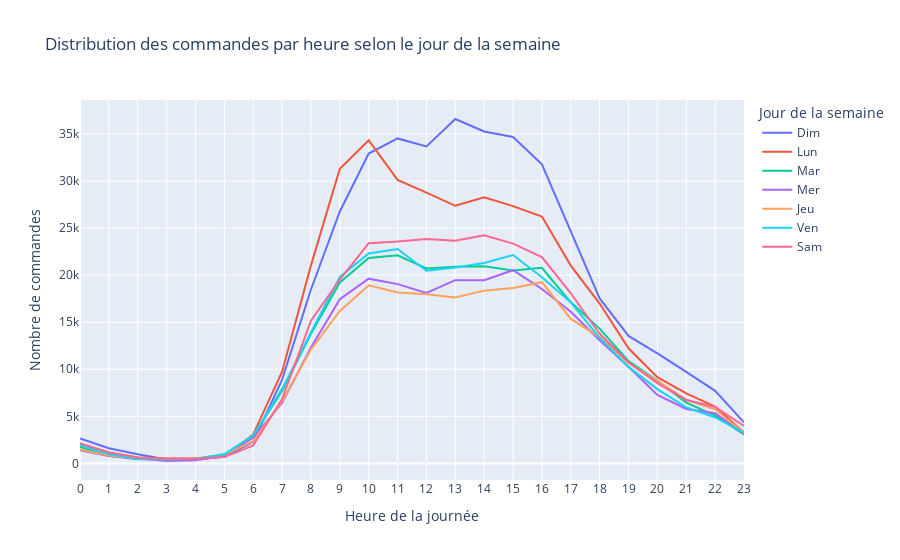

The cell this chart's notebook holds for it:
### Markdown cell above
Ce graphique aide à comprendre quand les clients commandent le plus ce qui est utile pour optimiser les stocks, la préparation des commandes et l'organisation du service client.

Ce graphique montre comment le nombre de commandes varie selon lheure de la journée et le jour de la semaine. On peut y observer :

* Les heures où les clients passent le plus de commandes : on remarque des pics aux heures où les gens sont actifs (matin, midi, fin d'après-midi).
* La variation selon les jours : certains jours peuvent avoir plus de commandes que d'autres et c'est souvent les jours de semaine vs le week-end.
* Les différences dans les habitudes de commande selon les jours : par ex le lundi peut avoir une courbe différente du samedi.

### Code cell
#calculer le nombre de commandes par jour et heure
commandes_par_jour_heure = (
    df.groupby(['order_dow', 'order_hour_of_day'])
      .size()
      .reset_index(name='nombre_commandes')
)
jours = {0: 'Dim', 1: 'Lun', 2: 'Mar', 3: 'Mer', 4: 'Jeu', 5: 'Ven', 6: 'Sam'}
commandes_par_jour_heure['jour'] = commandes_par_jour_heure['order_dow'].map(jours)

#Création du graphique interactif
fig = px.line(
    commandes_par_jour_heure,
    x='order_hour_of_day',
    y='nombre_commandes',
    color='jour',
    labels={
        'order_hour_of_day': "Heure de la journée",
        'nombre_commandes': "Nombre de commandes",
        'jour': "Jour de la semaine"
    },
    title="Distribution des commandes par heure selon le jour de la semaine"
)

fig.update_layout(
    xaxis=dict(tickmode='linear', tick0=0, dtick=1),
    legend_title_text='Jour de la semaine'
)

fig.show()

### Figure 1 — Plotly figure (JSON) as saved in the notebook; plotly's stock layout.template omitted (floating-point values rounded to 4 significant figures)
{"data": [{"hovertemplate": "Jour de la semaine=Dim<br>Heure de la journée=%{x}<br>Nombre de commandes=%{y}<extra></extra>", "legendgroup": "Dim", "line": {"color": "#636efa", "dash": "solid"}, "marker": {"symbol": "circle"}, "mode": "lines", "name": "Dim", "orientation": "v", "showlegend": true, "type": "scatter", "x": [0, 1, 2, 3, 4, 5, 6, 7, 8, 9, 10, 11, 12, 13, 14, 15, 16, 17, 18, 19, 20, 21, 22, 23], "xaxis": "x", "y": [2660, 1618, 964, 415, 438, 706, 2302, 8898, 18472, 26760, 32921, 34523, 33670, 36586, 35256, 34683, 31776, 24632, 17527, 13538, 11695, 9723, 7712, 4356], "yaxis": "y"}, {"hovertemplate": "Jour de la semaine=Lun<br>Heure de la journée=%{x}<br>Nombre de commandes=%{y}<extra></extra>", "legendgroup": "Lun", "line": {"color": "#EF553B", "dash": "solid"}, "marker": {"symbol": "circle"}, "mode": "lines", "name": "Lun", "orientation": "v", "showlegend": true, "type": "scatter", "x": [0, 1, 2, 3, 4, 5, 6, 7, 8, 9, 10, 11, 12, 13, 14, 15, 16, 17, 18, 19, 20, 21, 22, 23], "xaxis": "x", "y": [2100, 1095, 621, 510, 510, 741, 3072, 9734, 21040, 31299, 34326, 30120, 28765, 27366, 28273, 27328, 26225, 21013, 16979, 12226, 9164, 7430, 6026, 3273], "yaxis": "y"}, {"hovertemplate": "Jour de la semaine=Mar<br>Heure de la journée=%{x}<br>Nombre de commandes=%{y}<extra></extra>", "legendgroup": "Mar", "line": {"color": "#00cc96", "dash": "solid"}, "marker": {"symbol": "circle"}, "mode": "lines", "name": "Mar", "orientation": "v", "showlegend": true, "type": "scatter", "x": [0, 1, 2, 3, 4, 5, 6, 7, 8, 9, 10, 11, 12, 13, 14, 15, 16, 17, 18, 19, 20, 21, 22, 23], "xaxis": "x", "y": [1739, 800, 430, 459, 463, 964, 2937, 7717, 13765, 19217, 21813, 22113, 20704, 20884, 20952, 20499, 20774, 17114, 14318, 10858, 8787, 6463, 5071, 3071], "yaxis": "y"}, {"hovertemplate": "Jour de la semaine=Mer<br>Heure de la journée=%{x}<br>Nombre de commandes=%{y}<extra></extra>", "legendgroup": "Mer", "line": {"color": "#ab63fa", "dash": "solid"}, "marker": {"symbol": "circle"}, "mode": "lines", "name": "Mer", "orientation": "v", "showlegend": true, "type": "scatter", "x": [0, 1, 2, 3, 4, 5, 6, 7, 8, 9, 10, 11, 12, 13, 14, 15, 16, 17, 18, 19, 20, 21, 22, 23], "xaxis": "x", "y": [1389, 783, 530, 254, 342, 776, 2747, 6430, 12320, 17447, 19623, 19042, 18113, 19461, 19460, 20525, 18524, 16102, 13073, 10273, 7274, 5785, 5332, 3125], "yaxis": "y"}, {"hovertemplate": "Jour de la semaine=Jeu<br>Heure de la journée=%{x}<br>Nombre de commandes=%{y}<extra></extra>", "legendgroup": "Jeu", "line": {"color": "#FFA15A", "dash": "solid"}, "marker": {"symbol": "circle"}, "mode": "lines", "name": "Jeu", "orientation": "v", "showlegend": true, "type": "scatter", "x": [0, 1, 2, 3, 4, 5, 6, 7, 8, 9, 10, 11, 12, 13, 14, 15, 16, 17, 18, 19, 20, 21, 22, 23], "xaxis": "x", "y": [1490, 834, 534, 441, 526, 928, 2365, 6600, 12090, 16198, 18924, 18161, 17963, 17619, 18351, 18641, 19253, 15343, 13413, 10658, 8775, 6763, 5750, 3264], "yaxis": "y"}, {"hovertemplate": "Jour de la semaine=Ven<br>Heure de la journée=%{x}<br>Nombre de commandes=%{y}<extra></extra>", "legendgroup": "Ven", "line": {"color": "#19d3f3", "dash": "solid"}, "marker": {"symbol": "circle"}, "mode": "lines", "name": "Ven", "orientation": "v", "showlegend": true, "type": "scatter", "x": [0, 1, 2, 3, 4, 5, 6, 7, 8, 9, 10, 11, 12, 13, 14, 15, 16, 17, 18, 19, 20, 21, 22, 23], "xaxis": "x", "y": [1977, 977, 513, 425, 497, 952, 2961, 7917, 13903, 19804, 22306, 22771, 20464, 20802, 21298, 22133, 19771, 17109, 13335, 10252, 7889, 5954, 4881, 3266], "yaxis": "y"}, {"hovertemplate": "Jour de la semaine=Sam<br>Heure de la journée=%{x}<br>Nombre de commandes=%{y}<extra></extra>", "legendgroup": "Sam", "line": {"color": "#FF6692", "dash": "solid"}, "marker": {"symbol": "circle"}, "mode": "lines", "name": "Sam", "orientation": "v", "showlegend": true, "type": "scatter", "x": [0, 1, 2, 3, 4, 5, 6, 7, 8, 9, 10, 11, 12, 13, 14, 15, 16, 17, 18, 19, 20, 21, 22, 23], "xaxis": "x", "y": [2126, 1176, 618, 490, 493, 665, 1909, 6847, 15164, 19523, 23393, 23561, 23832, 23658, 24241, 23348, 21924, 18070, 13771, 10711, 8526, 6739, 5990, 3976], "yaxis": "y"}], "layout": {"legend": {"title": {"text": "Jour de la semaine"}, "tracegroupgap": 0}, "title": {"text": "Distribution des commandes par heure selon le jour de la semaine"}, "xaxis": {"anchor": "y", "domain": [0, 1], "dtick": 1, "tick0": 0, "tickmode": "linear", "title": {"text": "Heure de la journée"}}, "yaxis": {"anchor": "x", "domain": [0, 1], "title": {"text": "Nombre de commandes"}}}}
